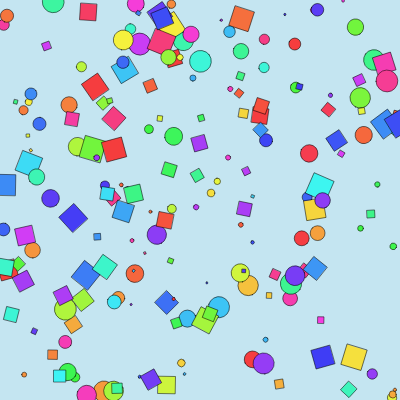
Frame 1 (no input)
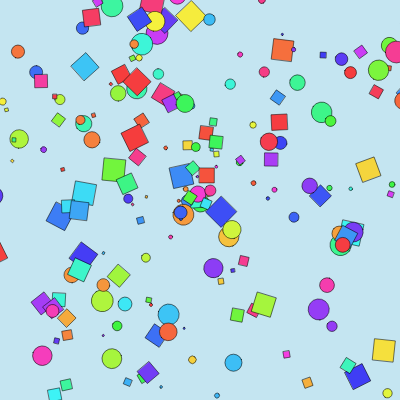
Frame 60 (no input)
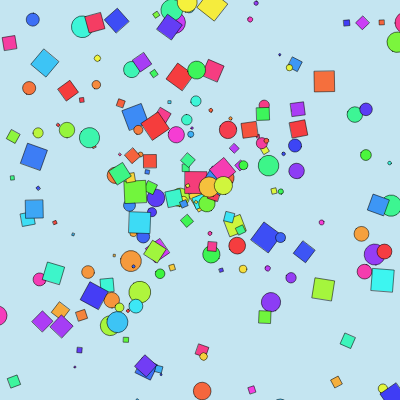
Frame 120 (the mouse pressed at the canvas centre since frame 60)

The p5.js sketch that drew these frames (run headless with seeded random() and noise() and a simulated clock; from frame 60 on, the mouse is pressed at the canvas centre):

// p5.js sketch
// ── sketch.js
// GOAL: Practice the Pseudo-Classical Pattern 
// (aka pre-ES6 OOP syntax) 
/* 
`draw` methods -> all shapes are centered over the (0, 0) coordinate.  Allow
  the `drawWrapper` method to translate the shape, as appropriate




*/

// ----------------------------------------------------------
// ORCHESTRATOR 'CLASS'
  // This class orchestrates the creation and display of other 
  // class instances
function Orchestrator() {
  this.instances = [];
}

// "Static Fields"
Orchestrator.MIN_SIZE = 2;
Orchestrator.MAX_SIZE = 22;

// "Instance methods"
Orchestrator.prototype.createShapes = function(qty=100) {
  /* 
  Draw circles first, then squares
  */
  const TYPES = 2;
  qty = Math.round(qty / TYPES);
  for (let i = 0; i < qty; i++) {
    const size = random(Orchestrator.MIN_SIZE, Orchestrator.MAX_SIZE);
    this.instances.push(new Square(size))
    this.instances.push(new Circle(size));
  }
}

Orchestrator.prototype.drawAll = function() {
  let offScreen = [];
  for (let i = 0; i < this.instances.length; i++) {
    let shape = this.instances[i];
    if (shape.isOffScreen()) {
      shape.moveToCenter();
      offScreen.push(...(this.instances.splice(i, 1)));  
      i -= 1;
    } else {
      shape.drawWrapper();
      shape.move();
    }
  }
  this.instances.unshift(...offScreen); // draw shape behind others
}

// ----------------------------------------------------------
// SHAPE 'CLASS'
let shapeProto = {
  move() {
    this.pos.add(this.vector);
    // if (this.isOffScreen()) {
    //   // TODO: move to bottom of stack so that it appears "behind" other shapes
    //   this.moveToCenter();
    // }
    // this.checkFrame(width, height);
  },
  drawWrapper() {
    // Invokes the draw method of the object
    let center = createVector(width/2, height/2)
    strokeWeight(this.strokeWeight);
    fill(this.color)
    push();
    translate(this.pos.x, this.pos.y)
    rotate(this.rotation, center);
    this.draw();
    pop();
  },
  isOffScreen() {
    let s = this.getSize();
    return (
      this.pos.x < 0 - s||
      this.pos.x > width + s||
      this.pos.y < 0 - s||
      this.pos.y > height + s
    )
  },
  moveToCenter() {
    this.pos.x = width / 2;
    this.pos.y = width / 2;
  },
  getSize() {
    return this.diameter ?? this.size ?? this.width ?? 20;
  }
  // draw() {
  //   this.drawPrep();
  // circle(this.pos.x, this.pos.y, 10);
  // }
}

// Constructor
function Shape() {
  this.pos = createVector(random(0, width), random(0, height))
  this.rotation = Math.round(random(0, 360));  // degrees
  this.vector = createVector(random(-1, 1), random(-1, 1));
  this.color = color(random(0, 360), 90, 60, 50);
  this.strokeWeight = 0.5;
  // this.moveToCenter();
  Shape.instances.push(this);
}

// Set prototype and repair .constructor
Shape.prototype = shapeProto;
shapeProto.constructor = Shape;

// "Static properties"
Shape.instances = [];

// "Static methods"
Shape.nukeInstances = function() {
  this.instances = [];
}

Shape.populateInstances = function() {
  for (let i = 0; i < 100; i++) {
    this.instances.push(new this(10))
  }
}

Shape.drawAll = function() {
  for (let instance of this.instances) {
    instance.drawWrapper();
  }
}


// ----------------------------------------------------------
// CIRCLE 'CLASS'
function Circle(diameter) {
  Shape.call(this);
  this.diameter = diameter;
}

Object.setPrototypeOf(Circle, Shape);
let circleProto = Object.create(Shape.prototype);
Circle.prototype = circleProto;

// "Class methods"
Circle.instances = [];  // Circle has its own instances
Circle.prototype.draw = function() {
  circle(0, 0, this.diameter);
}

// ----------------------------------------------------------
// SQUARE 'CLASS'
function Square(size) {
  Shape.call(this);
  this.size = size;
}

Square.prototype = Object.create(Shape.prototype);
Square.prototype.constructor = Square;
Square.prototype.draw = function() {
  rectMode(CENTER);
  rect(0, 0, this.size);
  this.rotate();
}

Square.prototype.rotate = function(degrees = 0.05) {
  // changes the rotation angle
  this.rotation += degrees;
}



// ----------------------------------------------------------
// Create objects
const LIGHT_BLUE = [218, 85, 2]
const LIGHT_GRAY = [0, 0, 95]
const shapes = new Orchestrator();

// ----------------------------------------------------------
// Main Loop
function setup() {
  colorMode(HSL)
  createCanvas(400, 400);
  frameRate(30);
  shapes.createShapes(200);
  console.log("SETUP IS COMPLETE")
}

function draw() {
  background('rgb(196, 229, 241)');
  // background(...LIGHT_BLUE);
  shapes.drawAll();
}
